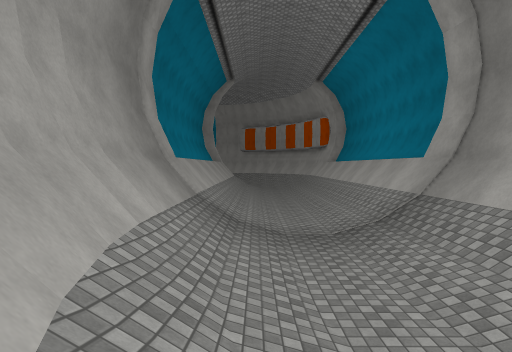
[1] (above)

16 first-person views from a walk through a scene from a Unity 3-D project. The camera is 1.4 m above the floor, tilts 2° down and sees 80° across. The floor is counted in squares, 2 m on a side. Each view is taken from the middle of a square. On the plan, view 1 faces up. The plan holds only what a view shows up to about 10 squares ahead; the rest is blank. The place goes on beyond the plan. The player is left out. Some animated figures are left out. Surface patterns are stand-ins for the level's own textures.

[2]
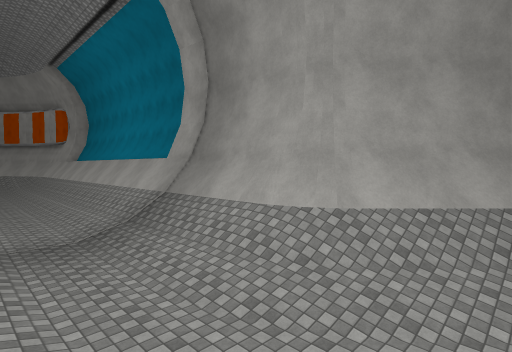

[3]
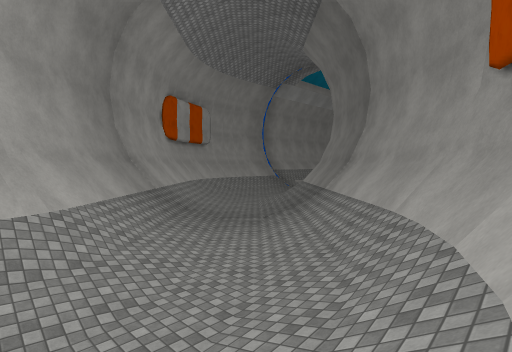

[4]
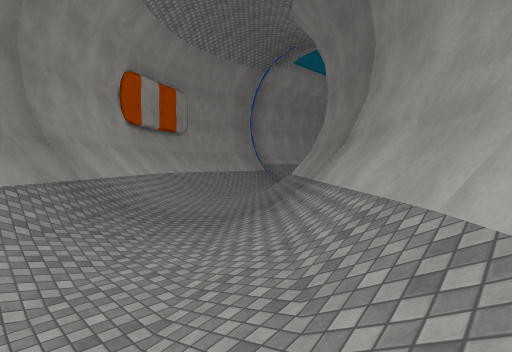

[5]
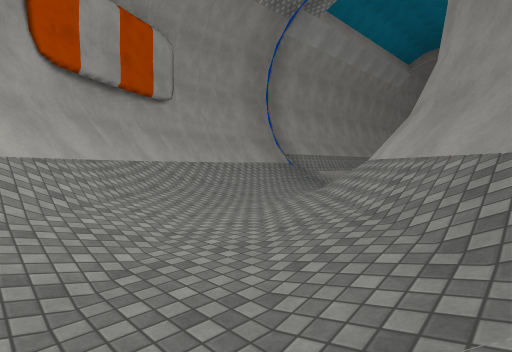

[6]
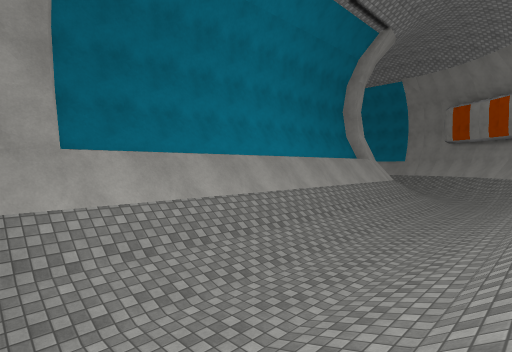

[7]
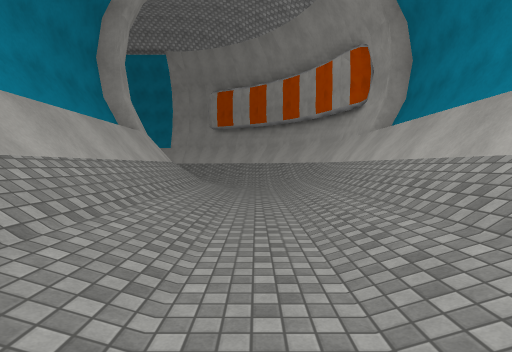

[8]
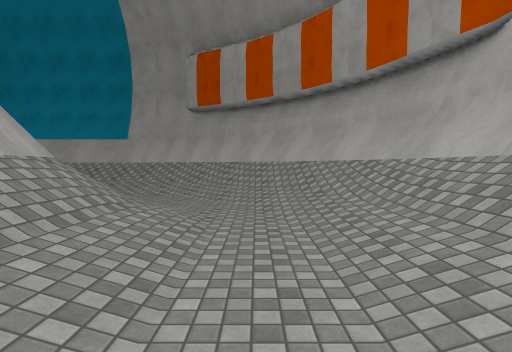

[9]
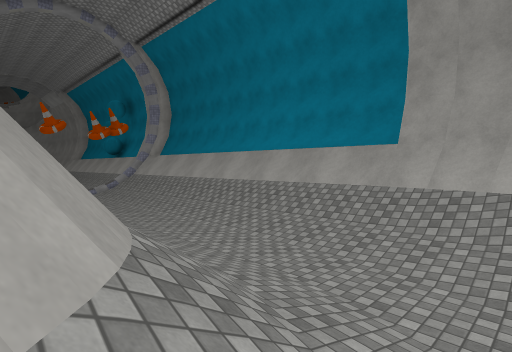

[10]
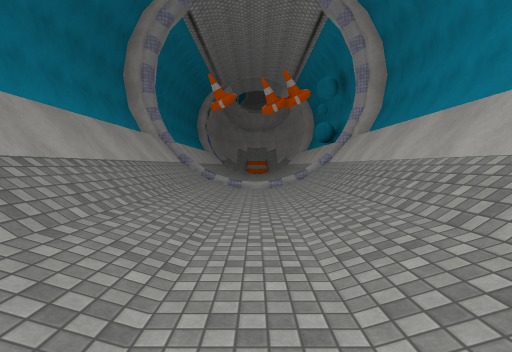

[11]
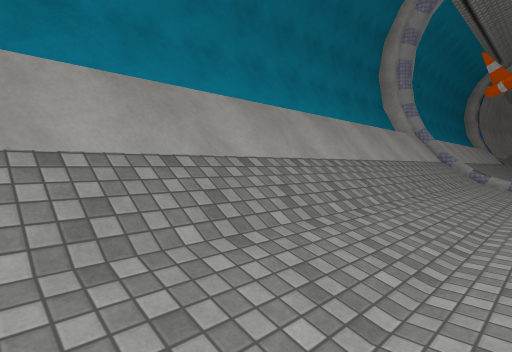

[12]
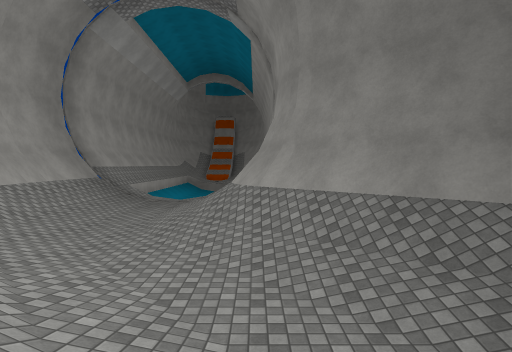

[13]
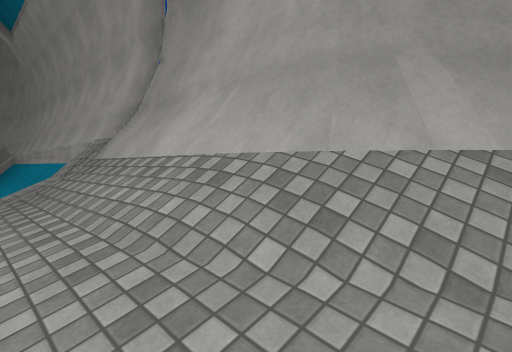

[14]
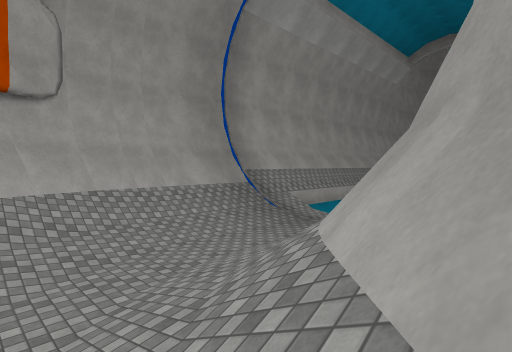

[15]
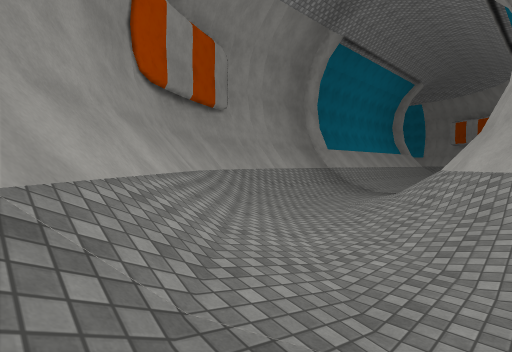

[16]
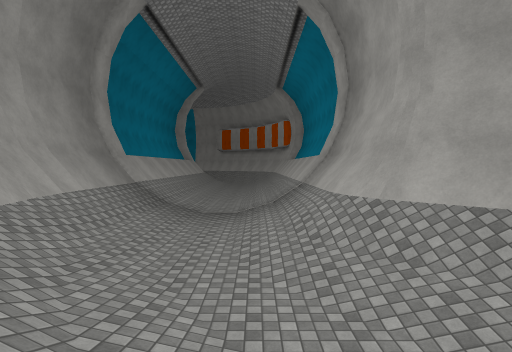

### Floor plan
Key: @ floor where view 1 was taken; # wall or solid block; . main floor; : floor 0.25 m higher than the main floor; / step, stairs or slope.
Columns run from 13 left of view 1 to 11 right of it. Each row starts with its distance up from view 1.
 24 #############
 23 #//////////####
 22 ::::::::::////##
 21 .............//##
 20 :::::::::://..//#
 19 #////////////../##
 18 ############//./##
 17            #//.//#
 16            #/:.:/#
 15            #/:.:/#
 14            #/:.:/#
 13            #/:.:/#
 12            #/:.:/#
 11            #/:.:/#
 10            #/:.:/#
  9            #/:.:/#
  8            #/:.:/#
  7            #/:.:/#
  6            #/:.//#
  5            #/:.:/#
  4            #/:.:/#
  3            #//.//#
  2            ##/.//##
  1            ##/..//##
  0             #@/..//##
 -1             ##//..//##
 -2              ##//..//##
 -3               ##//..//##
 -4                ##//..//##
 -5                 ##//..//#
 -6                  ##//../#
 -7                   ##/../#
 -8                    #/../#
 -9                    #/../#
-10                    #/../#
-11                    #/../#

Positions as (right, up) in squares from view 1, and headings:
1: (0, 0), facing up
2: (0, 0), facing up-right
3: (-1, 3), facing down-right
4: (0, 1), facing down-right
5: (4, -2), facing down-right
6: (3, 6), facing up-left
7: (1, 9), facing up
8: (1, 14), facing up
9: (-1, 18), facing up-left
10: (-4, 21), facing left
11: (-4, 21), facing down-left
12: (6, -1), facing down
13: (8, -6), facing down-left
14: (5, -5), facing down-right
15: (5, -4), facing up-left
16: (2, -2), facing up
